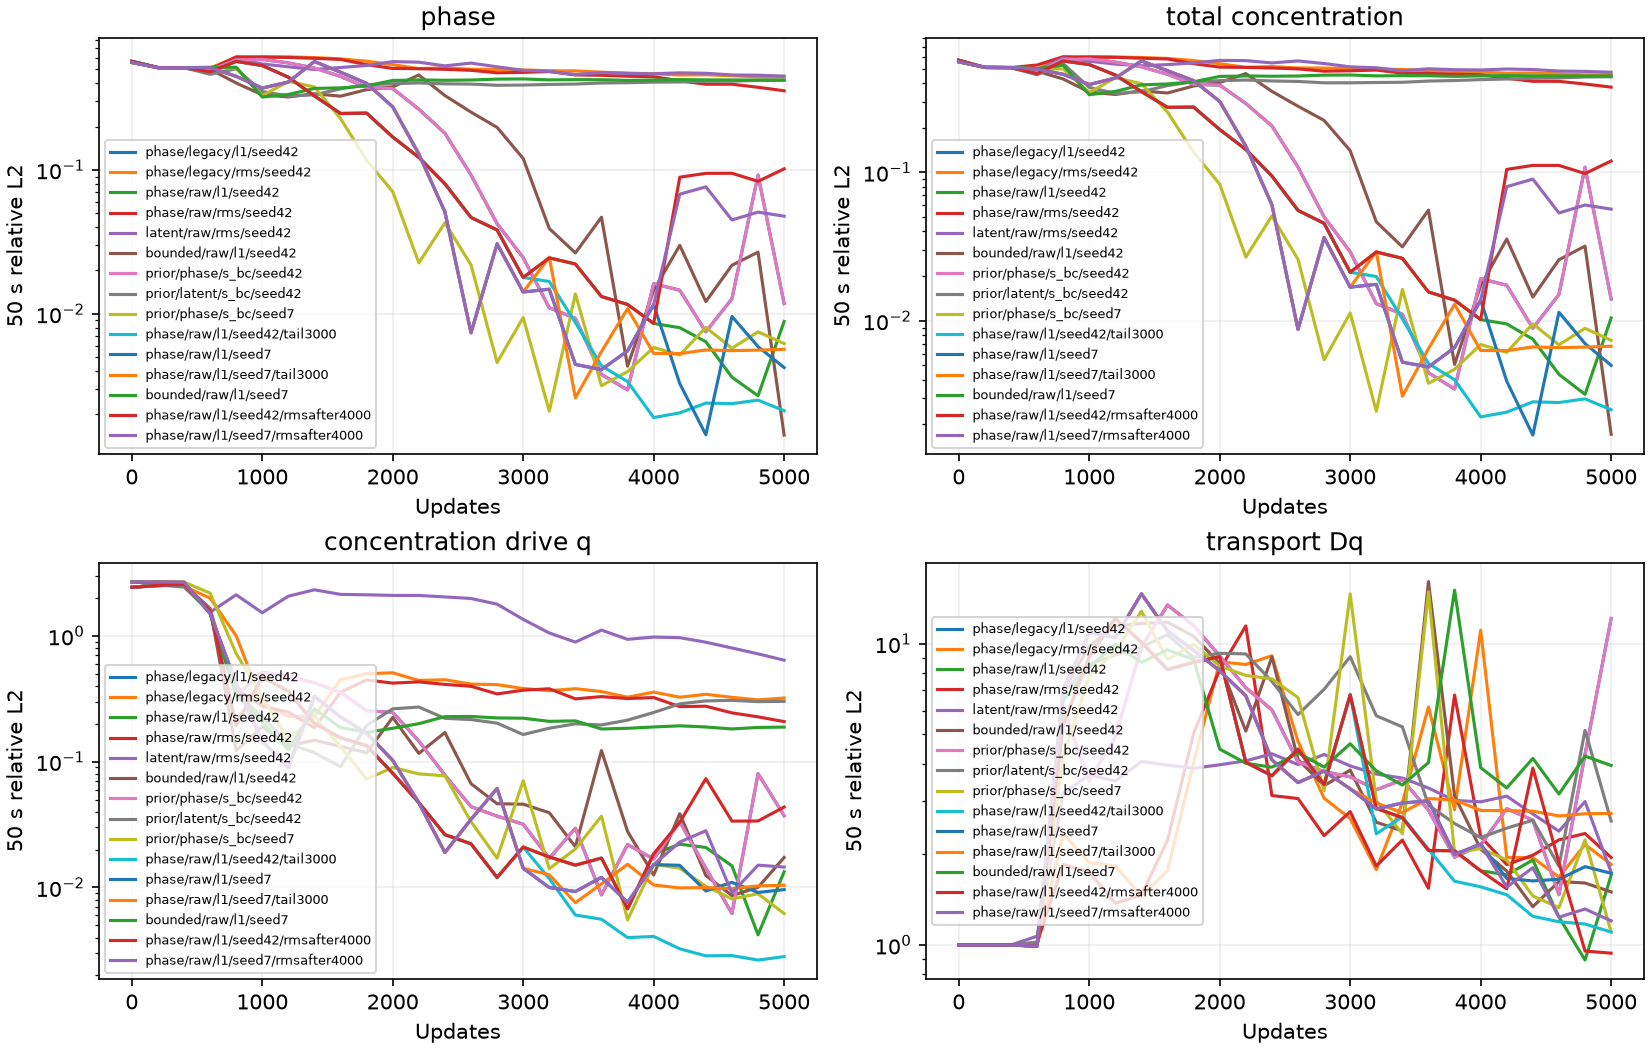

The Python source for this figure:
"""Final15-model independent CPU field/transport/source/rate audit."""
import json
import time
from pathlib import Path
import equinox as eqx
import jax
import jax.numpy as jnp
import matplotlib
matplotlib.use('Agg')
import matplotlib.pyplot as plt
from ml_collections import ConfigDict
import numpy as np
from scipy import sparse
from scipy.spatial import cKDTree
from examples.corrosion2d.residual_experiment import boundary_values, build_model, load_reference, nondim, training_boundary_data
from examples.corrosion2d.residuals import compute_pde, compute_transport_pde
from examples.corrosion2d.train import _bc_info

ROOT=Path('/root/autodl-tmp/tf-logs/corrosion2d')
PLAN=[('phase',e,n) for e in ('physical_difference','kks_raw_edges') for n in ('l1','rms')]
PLAN.append(('latent','kks_raw_edges','rms'))
PLAN.append(('bounded','kks_raw_edges','l1'))
RUNS={f'{f}/{e}/{n}/seed42':ROOT/f'20261025-transport-{e}-ch{n}-s_bc-icmatched_graph-bcmatched_graph-{f}-seed42'
      for f,e,n in PLAN}
RUNS.update({f'prior/{f}/s_bc/seed42':ROOT/f'20261025-data-s_bc-icmatched_graph-bcmatched_graph-{f}-stagger0-seed42'
             for f in ('phase','latent')})
RUNS['prior/phase/s_bc/seed7']=ROOT/'20261025-data-s_bc-icmatched_graph-bcmatched_graph-phase-stagger0-seed7'
# The final audit requires all three explicit completed validation/refinement
# records. Missing or partial records fail rather than omitting controls.
VALIDATION_RECORD=Path(__file__).with_name('corrosion-transport-validation.json')


def h(p):return 3*p*p-2*p*p*p

def rms(a):return float(np.sqrt(np.mean(a*a)))

def rel(a,b):
    den=np.linalg.norm(b)
    if den==0:raise ValueError('Undefined relative norm')
    return float(np.linalg.norm(a-b)/den)

def flat(d,prefix=''):
    result={}
    for k,v in d.items():
        key=f'{prefix}.{k}' if prefix else k
        if isinstance(v,dict):result.update(flat(v,key))
        else:result[key]=v
    return result

def main():
    if jax.default_backend()!='cpu':raise ValueError('Set JAX_PLATFORMS=cpu')
    validation=json.loads(VALIDATION_RECORD.read_text())
    assert len(validation)==3,'Final audit requires all three validation/refinement controls'
    for v in validation:
        if v['returncode']!=0:raise ValueError('Validation failure')
        RUNS[v['label']]=Path(v['path'])
    bounded_record=Path(__file__).with_name('corrosion-transport-bounded-validation.json')
    bounded_label='bounded/kks_raw_edges/l1/seed7'
    RUNS[bounded_label]=ROOT/'20261025-transport-kks_raw_edges-chl1-s_bc-icmatched_graph-bcmatched_graph-bounded-seed7'
    continuation_record=Path(__file__).with_name('corrosion-transport-continuation.json')
    for seed in (42,7):
        RUNS[f'phase/kks_raw_edges/l1/seed{seed}/rmsafter4000']=ROOT/f'20261025-transport-kks_raw_edges-chl1-s_bc-icmatched_graph-bcmatched_graph-phase-seed{seed}-rmsafter4000'
    assert len(RUNS)==15
    baseline=RUNS['phase/physical_difference/l1/seed42']
    base_config=json.loads((baseline/'config.json').read_text())
    assert 'lr_tail_start' not in base_config['experiment']
    base_config['experiment'].update(lr_tail_start=0,lr_tail_end=1e-5,ch_rms_after=0)
    basecfg=flat(base_config)
    snapshots=json.loads((baseline/'source/files.json').read_text())
    sources={p:(baseline/'source'/p).read_bytes() for p in snapshots}
    initial_by_seed={42:(baseline/'model_initial.eqx').read_bytes(),7:(RUNS['prior/phase/s_bc/seed7']/'model_initial.eqx').read_bytes()}
    out={'scope':'Transport evaluation/norm screen, historical normalized controls and explicitly completed validation; independent CPU full-grid audit','runs':{}}
    histories={};predictions={};later_source_bytes={}
    prefix={}
    for seed in (42,7):
        original=RUNS[f'phase/kks_raw_edges/l1/seed{seed}']
        tail=RUNS[f'phase/kks_raw_edges/l1/seed{seed}/tail3000']
        checks={name:(original/name).read_bytes()==(tail/name).read_bytes() for name in
                ('model_initial.eqx','ckpt_001000.eqx','ckpt_002000.eqx','ckpt_003000.eqx')}
        loss_rows=lambda run:[json.loads(x) for x in (run/'loss_history.jsonl').read_text().splitlines() if json.loads(x)['step']<=3000]
        evals=[]
        for run in (original,tail):
            rows=[json.loads(x) for x in (run/'metrics.jsonl').read_text().splitlines() if json.loads(x)['step']<=3000]
            for row in rows:row.pop('elapsed_seconds')
            evals.append(rows)
        checks['loss_weights_prefix_exact']=loss_rows(original)==loss_rows(tail)
        checks['evaluation_prefix_exact_excluding_elapsed_time']=evals[0]==evals[1]
        prefix[str(seed)]={'checks':checks,'all_exact':all(checks.values())}
        print('Pre-tail trajectory check',seed,prefix[str(seed)],flush=True)
    out['pre_tail_trajectory_comparison']=prefix
    for label,run in RUNS.items():
        if label==bounded_label:
            # Permit CPU checks of the other12 models while this last GPU
            # control finishes; the final output still requires its success.
            while not bounded_record.exists():time.sleep(10)
            bounded_validation=json.loads(bounded_record.read_text())
            assert bounded_validation['returncode']==0
            assert bounded_validation['label']==label and Path(bounded_validation['path'])==run
        if '/rmsafter4000' in label:
            while True:
                if continuation_record.exists():
                    completed_continuation=json.loads(continuation_record.read_text())
                    if len(completed_continuation)==2:break
                time.sleep(10)
            assert all(v['returncode']==0 for v in completed_continuation)
            matching=[v for v in completed_continuation if v['label']==label]
            assert len(matching)==1 and Path(matching[0]['path'])==run
        c=ConfigDict(json.loads((run/'config.json').read_text()))
        prior=label.startswith('prior/')
        later='lr_tail_start' in c.experiment
        continuation='ch_rms_after' in c.experiment
        if prior:
            # Explicit schema adapter for the known archived legacy-L1 runs.
            for name in ('transport_evaluation','ch_norm','ch_rms_floor'):
                if name in c.experiment:raise ValueError('Unexpected historical schema')
            c.experiment.transport_evaluation='physical_difference'
            c.experiment.ch_norm='l1';c.experiment.ch_rms_floor=1e-12
        if not later:
            assert label in {f'{f}/{e}/{n}/seed42' for f,e,n in PLAN} or prior
            c.experiment.lr_tail_start=0;c.experiment.lr_tail_end=1e-5
        else:
            assert VALIDATION_RECORD.exists()
        if not continuation:c.experiment.ch_rms_after=0
        else:assert '/rmsafter4000' in label and c.experiment.ch_rms_after==4000
        cfg=flat(c.to_dict())
        allowed={'log.run_name','experiment.formulation','experiment.transport_evaluation','experiment.ch_norm','experiment.lr_tail_start','experiment.lr_tail_end','experiment.ch_rms_after','train.seed'}
        differences=[k for k in basecfg.keys()|cfg.keys() if k not in allowed and (k not in basecfg or k not in cfg or basecfg[k]!=cfg[k])]
        if differences:raise ValueError(f'Unmatched configs {label}:{differences}')
        assert (run/'model_initial.eqx').read_bytes()==initial_by_seed[c.train.seed]
        changed_sources=[]
        for path,source in sources.items():
            if (run/'source'/path).read_bytes()!=source:changed_sources.append(path)
        expected_changed={'examples/corrosion2d/residuals.py','examples/corrosion2d/residual_experiment.py','examples/corrosion2d/configs/residual_pilot.py'}
        later_changed={'examples/corrosion2d/residual_experiment.py','examples/corrosion2d/configs/residual_pilot.py'}
        assert set(changed_sources)==(expected_changed if prior else later_changed if later else set()),(label,changed_sources)
        saved_names=set(json.loads((run/'source/files.json').read_text()))
        helper='examples/corrosion2d/transport_optimizer.py'
        assert saved_names==set(sources)|({helper} if later else set())
        if later:
            assert (run/'source'/helper).is_file()
            this_source={name:(run/'source'/name).read_bytes() for name in saved_names}
            source_group='continuation' if continuation else 'tail_only'
            if source_group not in later_source_bytes:later_source_bytes[source_group]=this_source
            else:assert this_source==later_source_bytes[source_group],'Later cohort source drift'
            if len(later_source_bytes)==2:
                for name in this_source:
                    if name not in later_changed:
                        assert later_source_bytes['continuation'][name]==later_source_bytes['tail_only'][name],name
            import ast
            original=ast.parse((baseline/'source/examples/corrosion2d/residual_experiment.py').read_text())
            current=ast.parse((run/'source/examples/corrosion2d/residual_experiment.py').read_text())
            for name in ('nondim','graph_matrix','build_model','make_step','field_metrics','boundary_values','training_initial_data','training_boundary_data'):
                a=next(n for n in original.body if isinstance(n,ast.FunctionDef) and n.name==name)
                b=next(n for n in current.body if isinstance(n,ast.FunctionDef) and n.name==name)
                assert ast.dump(a,include_attributes=False)==ast.dump(b,include_attributes=False),(label,name)
            for tree in (original,current):
                train_node=next(n for n in tree.body if isinstance(n,ast.FunctionDef) and n.name=='train')
                loop=next(n for n in train_node.body if isinstance(n,ast.For) and isinstance(n.target,ast.Name) and n.target.id=='iteration')
                if tree is original:original_loop=ast.dump(loop,include_attributes=False)
                else:
                    if continuation:
                        import copy
                        loop=copy.deepcopy(loop)
                        switches=[n for n in loop.body if isinstance(n,ast.Assign) and isinstance(n.targets[0],ast.Name) and n.targets[0].id=='current_step']
                        assert len(switches)==1
                        value=switches[0].value
                        expected=ast.parse('final_step if config.experiment.ch_rms_after and iteration >= config.experiment.ch_rms_after else step',mode='eval').body
                        assert ast.dump(value,include_attributes=False)==ast.dump(expected,include_attributes=False)
                        loop.body.remove(switches[0])
                        class RestoreStep(ast.NodeTransformer):
                            def visit_Name(self,node):
                                if node.id=='current_step':node.id='step'
                                return node
                        loop=RestoreStep().visit(loop)
                    assert ast.dump(loop,include_attributes=False)==original_loop,'Training-loop/state-flow drift'
            profile=json.loads((run/'summary.json').read_text())['learning_rate_profile']
            assert profile['tail_start']==c.experiment.lr_tail_start
            assert abs(profile['initial_rate']-c.train.lr_init)<1e-9
            target=c.experiment.lr_tail_end if c.experiment.lr_tail_start else c.train.lr_init*c.train.lr_decay_rate**((c.train.iterations-1)/c.train.lr_decay_every)
            if c.experiment.lr_tail_start:
                base_at=c.train.lr_init*c.train.lr_decay_rate**(c.experiment.lr_tail_start/c.train.lr_decay_every)
                target=base_at*(c.experiment.lr_tail_end/base_at)**((c.train.iterations-1-c.experiment.lr_tail_start)/(c.train.iterations-c.experiment.lr_tail_start))
            np.testing.assert_allclose(profile['last_update_rate'],target,rtol=2e-6)
        summary=json.loads((run/'summary.json').read_text())
        if continuation:
            assert summary['ch_rms_after']==4000 and summary['final_ch_norm']=='rms'
        assert summary['updates']==5000 and summary['initial_training_nodes']==5151
        assert summary['xla_flags']=='--xla_gpu_deterministic_ops=true'
        assert summary['initial_sampling']=='matched_graph' and summary['boundary_sampling']=='matched_graph'
        assert summary['activation_counts']=={'ac_only':0,'ch_only':0,'joint':5000}
        ref=load_reference(c);nd=nondim(c);dc,cle=nd[-2:]
        n=ref['X'].size
        targetp,targetc=ref['phi'].reshape(21,n),ref['c'].reshape(21,n)
        targetq=targetc-dc*h(targetp)-cle;targetcl=targetq+cle
        with np.load(run/'prediction.npz') as saved:
            np.testing.assert_array_equal(saved['time'],ref['time'])
            p,conc=saved['phi'].astype(np.float64).reshape(21,n),saved['c'].astype(np.float64).reshape(21,n)
        fields={}
        for name,a,b in (('phi',p,targetp),('c',conc,targetc)):
            fields['terminal_rel_l2_'+name]=rel(a[-1],b[-1])
            fields['pooled_rel_l2_'+name]=rel(a,b)
            for key in ('terminal_rel_l2_'+name,'pooled_rel_l2_'+name):
                np.testing.assert_allclose(fields[key],summary['final_metrics'][key],rtol=1e-12)
        points=np.stack([ref['X'].ravel(),ref['Y'].ravel()],axis=-1)
        zero,one,_=boundary_values(c,points);free=~(zero|one)
        row,col,weight=(ref[k] for k in ('graph_row','graph_col','graph_weight'))
        diag=np.bincount(row,weights=weight,minlength=n)
        matrix=sparse.diags(diag)-sparse.csr_matrix((weight,(row,col)),shape=(n,n))
        x=jnp.asarray(points,dtype=jnp.float32);ts=jnp.asarray(ref['time'],dtype=jnp.float32)
        hold_pit,hold_solid=_bc_info(c.pits.entries,c.sample.N_bc_dir,c.sample.N_bc_solid)
        pit,solid=training_boundary_data(c,points,hold_pit,hold_solid)
        xb=jnp.concatenate([pit,solid,hold_pit,hold_solid])
        key=jax.random.split(jax.random.PRNGKey(c.train.seed))[0]
        net=eqx.tree_deserialise_leaves(run/'model_final.eqx',build_model(c,key))
        @eqx.filter_jit
        def evaluate(m):
            raw=jax.vmap(lambda t:jax.vmap(m.net,in_axes=(0,None))(x,t))(ts)
            br=jax.vmap(lambda t:jax.vmap(m.net,in_axes=(0,None))(xb,t))(ts)
            def at_time(times):
                return jax.vmap(lambda t:jax.vmap(m,in_axes=(0,None))(x,t))(times)
            _,deriv=jax.jvp(at_time,(jnp.ones(1),),(jnp.ones(1),))
            sub=(jnp.asarray(row),jnp.asarray(col),-jnp.asarray(weight),jnp.asarray(diag,dtype=jnp.float32))
            _,native_ch=compute_pde(m,x,jnp.ones(1),sub,nd,'phase',.5)
            _,trained_ch=compute_transport_pde(m,x,jnp.ones(1),sub,nd,c.experiment.formulation,.5,
                            transport_evaluation=c.experiment.transport_evaluation,bounded_eta=c.experiment.bounded_eta)
            return raw,m.constraint(raw),br,m.constraint(br),deriv[0,:,1],native_ch[:,0],trained_ch[:,0]
        raw,replay,br,bfields,ct,native_ch,trained_ch=(np.asarray(v) for v in evaluate(net))
        np.testing.assert_allclose(replay[...,0],p,atol=5e-6,rtol=0)
        np.testing.assert_allclose(replay[...,1],conc,atol=5e-6,rtol=0)
        cl=cle*.5*(1+np.tanh(raw[...,1].astype(np.float64)));q=cl-cle
        bcq=cle*.5*(1+np.tanh(br[...,1].astype(np.float64)))-cle
        dq=(matrix@q.T).T;targetdq=(matrix@targetq.T).T
        # Exact decomposition of the saved physical concentration errors.
        reconstructed=conc-dc*h(p)
        np.testing.assert_allclose(conc-targetc,dc*(h(p)-h(targetp))+reconstructed-targetcl,atol=1e-15,rtol=0)
        transport={
            'terminal_cL_rel_l2':rel(cl[-1],targetcl[-1]),'pooled_cL_rel_l2':rel(cl,targetcl),
            'terminal_q_rel_l2':rel(q[-1],targetq[-1]),'pooled_q_rel_l2':rel(q,targetq),
            'terminal_q_rel_l2_free':rel(q[-1,free],targetq[-1,free]),
            'terminal_Dq_rel_l2_free':rel(dq[-1,free],targetdq[-1,free]),
            'pooled_Dq_rel_l2_free':rel(dq[:,free],targetdq[:,free]),
            'initial_Dq_rel_l2_free':rel(dq[0,free],targetdq[0,free]),
            'initial_q_rmse_over_cle_free':rms((q[0]-targetq[0])[free])/cle,
            'reference_terminal_ct_rms_free':rms(-nd[0]*targetdq[-1,free]),
            'terminal_ct_rel_l2_free':rel(ct[free],-nd[0]*targetdq[-1,free]),
            'stable_full_CH_rms_free':rms((ct+nd[0]*dq[-1])[free]),
            'native_full_CH_rms_free':rms(native_ch[free]),
            'trained_evaluation_full_CH_rms_free':rms(trained_ch[free]),
            'reference_terminal_mean_c_t_free':float(np.mean(-nd[0]*targetdq[-1,free])),
            'predicted_terminal_mean_c_t_free':float(np.mean(ct[free])),
            'stable_terminal_mean_CH_residual_free':float(np.mean((ct+nd[0]*dq[-1])[free])),
            'terminal_zero_cL_derivative_fraction':float(np.mean(np.asarray(jnp.tanh(jnp.asarray(raw[-1,:,1])))**2==1)),
            'terminal_cL_over_cle_range':[float(cl[-1].min()/cle),float(cl[-1].max()/cle)],
        }
        err=dq[-1]-targetdq[-1]
        interface=free&(targetp[-1]>.05)&(targetp[-1]<.95)
        near=free&(cKDTree(points[zero|one]).query(points)[0]<=c.nl.delta+1e-7)
        total=float(np.sum(err[free]**2))
        if total<=0:raise ValueError('Unexpected identically zero error; update spatial audit')
        top=max(1,int(np.ceil(.01*free.sum())))
        nodeids=np.flatnonzero(free);worst=nodeids[np.argsort(abs(err[free]))[-10:][::-1]]
        spatial={'top_1_percent_squared_Dq_error_fraction':float(np.sum(np.sort(err[free]**2)[-top:])/total),
                 'near_dirichlet_squared_Dq_error_fraction':float(np.sum(err[near]**2)/total),
                 'interface_Dq_rel_l2':rel(dq[-1,interface],targetdq[-1,interface]),
                 'max_abs_Dq_error':float(np.max(abs(err[free]))),
                 'worst_nodes':[{'xy':points[i].tolist(),'Dq_error':float(err[i]),
                     'predicted_s':float(cl[-1,i]/cle),'reference_s':float(targetcl[-1,i]/cle)} for i in worst]}
        bcs={}
        start_hold=len(pit)+len(solid)
        for name,sl,target in (('pit',slice(0,len(pit)),0.),('solid',slice(len(pit),start_hold),1.),
                               ('held_out_pit',slice(start_hold,start_hold+len(hold_pit)),0.),
                               ('held_out_solid',slice(start_hold+len(hold_pit),None),1.)):
            bcs[name]={'physical_phi_max_error':float(np.max(abs(bfields[:,sl,0]-target))),
                       'physical_c_max_error':float(np.max(abs(bfields[:,sl,1]-target))),
                       'q_rmse_over_cle':rms((bcq[:,sl]-(target-1)*cle)/cle),
                       'q_max_error_over_cle':float(np.max(abs(bcq[:,sl]-(target-1)*cle))/cle)}
        arc=(targetp[0]>.05)&(targetp[0]<.95)&free
        ic={'phi_rmse_free':rms((p[0]-targetp[0])[free]),'c_rmse_free':rms((conc[0]-targetc[0])[free]),
            'q_rmse_over_cle_arc':rms((q[0]-targetq[0])[arc])/cle,
            'Dq_rel_l2_arc':rel(dq[0,arc],targetdq[0,arc])}
        history=[json.loads(line) for line in (run/'metrics.jsonl').read_text().splitlines()]
        late=[r for r in history if r['step']>=4000]
        log=[json.loads(line) for line in (run/'loss_history.jsonl').read_text().splitlines()]
        for r in log:
            assert all(r['active']) and all(v>0 and np.isfinite(v) for v in r['adaptive_weights'])
            np.testing.assert_array_equal(r['weights'],r['adaptive_weights'])
        result={'path':str(run),'configuration_initialization_sources_verified':True,'changed_sources_from_new_baseline':changed_sources,
                'transport_evaluation':c.experiment.transport_evaluation,'ch_norm':c.experiment.ch_norm,'lr_tail_start':c.experiment.lr_tail_start,'ch_rms_after':c.experiment.ch_rms_after,'data_loss_mode':c.experiment.data_loss_mode,
                'physical_metrics':fields,'transport':transport,'spatial':spatial,'boundary_sample_metrics':bcs,'initial_metrics':ic,
                'late_terminal_phi_median':float(np.median([v['terminal_rel_l2_phi'] for v in late])),
                'late_terminal_c_median':float(np.median([v['terminal_rel_l2_c'] for v in late])),
                'late_terminal_q_median':float(np.median([v['terminal_rel_l2_q'] for v in late])),
                'late_terminal_Dq_median':float(np.median([v['terminal_rel_l2_Dq_free'] for v in late])),
                'late_terminal_Dq_range':[float(min(v['terminal_rel_l2_Dq_free'] for v in late)),float(max(v['terminal_rel_l2_Dq_free'] for v in late))],
                'cpu_field_replay_max_abs_difference':float(np.max(abs(replay-np.stack([p,conc],axis=-1)))),
                'BC_scope':f'{len(pit)} pit/{len(solid)} solid training graph nodes and held-out random128/128 BC points; maximum/RMSE over21 times',
                'transport_scope':'CPU raw network cL in float64; graph action independent SciPy; native CH and c_t are FP32 AD'}
        out['runs'][label]=result;histories[label]=history;predictions[label]=p.reshape(ref['phi'].shape)
        print(label,fields,transport['terminal_q_rel_l2_free'],transport['terminal_Dq_rel_l2_free'],flush=True)
    norm_prefix={}
    for seed in (42,7):
        original=RUNS[f'phase/kks_raw_edges/l1/seed{seed}'];refined=RUNS[f'phase/kks_raw_edges/l1/seed{seed}/rmsafter4000']
        checks={name:(original/name).read_bytes()==(refined/name).read_bytes() for name in
                ('model_initial.eqx','ckpt_001000.eqx','ckpt_002000.eqx','ckpt_003000.eqx','ckpt_004000.eqx')}
        histories_pair=[];losses_pair=[]
        for directory in (original,refined):
            rows=[json.loads(x) for x in (directory/'metrics.jsonl').read_text().splitlines() if json.loads(x)['step']<=4000]
            for row in rows:row.pop('elapsed_seconds')
            histories_pair.append(rows)
            losses_pair.append([json.loads(x) for x in (directory/'loss_history.jsonl').read_text().splitlines() if json.loads(x)['step']<=4000])
        checks['evaluation_prefix_exact_excluding_elapsed_time']=histories_pair[0]==histories_pair[1]
        checks['loss_weights_prefix_exact']=losses_pair[0]==losses_pair[1]
        norm_prefix[str(seed)]={'checks':checks,'all_exact':all(checks.values())}
    out['pre_RMS_trajectory_comparison']=norm_prefix
    path=Path(__file__);path.with_suffix('.json').write_text(json.dumps(out,indent=2,allow_nan=False)+'\n')
    fig,axes=plt.subplots(2,2,figsize=(11,7),constrained_layout=True)
    for ax,key,title in zip(axes.ravel(),('phi','c','q','Dq_free'),('phase','total concentration','concentration drive q','transport Dq')):
        for label,history in histories.items():
            ax.semilogy([r['step'] for r in history],[r['terminal_rel_l2_'+key] for r in history],label=label.replace('physical_difference','legacy').replace('kks_raw_edges','raw'))
        ax.set(xlabel='Updates',ylabel='50 s relative L2',title=title);ax.grid(alpha=.2);ax.legend(fontsize=6)
    fig.savefig(path.with_suffix('.png'),dpi=150);plt.close(fig)
    labels=[label for label in predictions if not label.startswith('prior/')]
    rows=int(np.ceil(len(labels)/3))
    fig,axes=plt.subplots(rows,3,figsize=(13,3*rows),constrained_layout=True,squeeze=False)
    for ax,label in zip(axes.ravel(),labels):
        image=ax.pcolormesh(ref['X'],ref['Y'],predictions[label][-1],vmin=0,vmax=1,shading='nearest')
        ax.contour(ref['X'],ref['Y'],ref['phi'][-1],levels=[.5],colors='white',linewidths=.8)
        ax.set(title=label.replace('physical_difference','legacy').replace('kks_raw_edges','raw'),xlabel='x*',ylabel='y*',aspect='equal')
    for ax in axes.ravel()[len(labels):]:ax.set_visible(False)
    fig.colorbar(image,ax=axes.ravel().tolist(),label='Phase at50 s; white=reference interface')
    fig.savefig(path.with_name(path.stem+'-fields.png'),dpi=150);plt.close(fig)

if __name__=='__main__':main()
